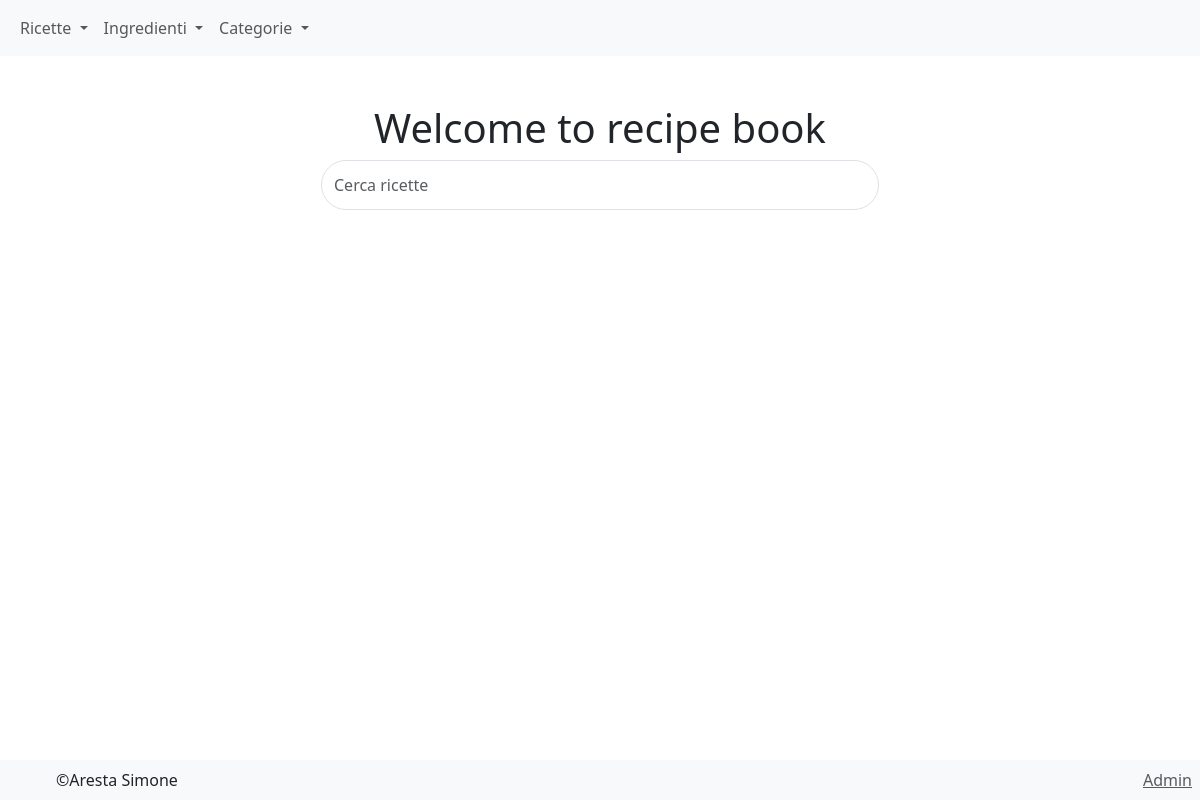
The app's page /, older data.
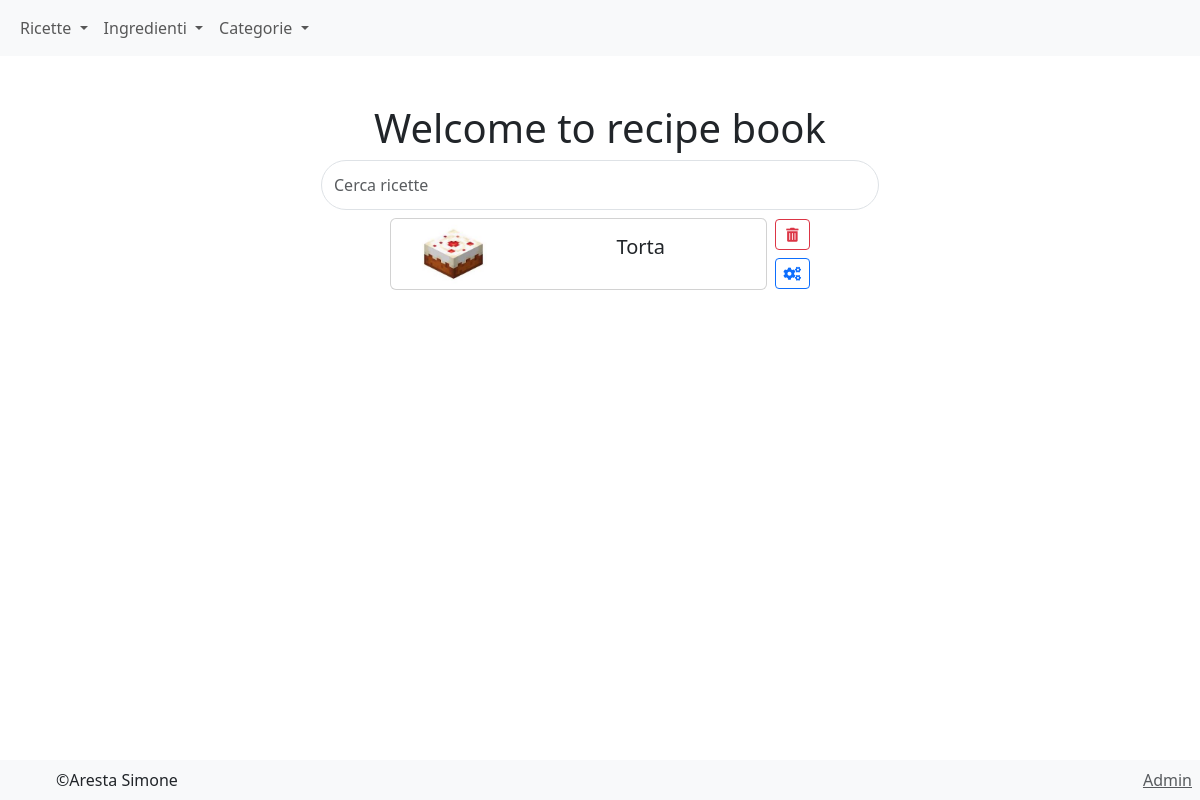
The same page, newer data.
### recipe/models.py (models this page shows, shortened)
class Recipe(models.Model):
    name = models.CharField(max_length=255)
    category = models.ForeignKey(Category, on_delete=models.CASCADE)
    preparation = models.TextField()
    image = models.ImageField(upload_to=product_image_path, blank=True, null=True)
    DIFFICULTIES = [
        ('easy', 'Facile'),
        ('medium', 'Media'),
        ('hard', 'Difficile'),
    ]
    COSTS = [
        ('low', 'Basso'),
        ('medium', 'Medio'),
        ('high', 'Alto'),
    ]
    difficult = models.CharField(max_length=255, choices=DIFFICULTIES)
    time_preparation = models.IntegerField(default=0) # Time of preparation in minutes
    cooking = models.IntegerField(default=0) # Time of cooking in minutes
    servings = models.IntegerField(default=0) # Number of servings
    cost = models.CharField(max_length=255, choices=COSTS) # Cost of the recipe
    date = models.DateTimeField(auto_now_add=True, editable=False, null=True)

### pages/views.py (the view)
# urls.py: path('', views.home_page, name='home_page'),
def home_page(request):
    recipes = Recipe.objects.all()
    return render(request, 'pages/home_page.html', {'recipes': recipes})

### pages/templates/pages/home_page.html (shortened to what this page needs)
{% extends 'base.html' %}
{% load static %}
{% block content %}
    {% block navbar %}
        <nav class="navbar navbar-expand-lg navbar-light bg-light">
            <div class="container-fluid">
                <ul class="navbar-nav">
                    <li class="nav-item dropdown">
                        <a class="nav-link dropdown-toggle" href="#" id="recipesDropdown" role="button" data-bs-toggle="dropdown" aria-expanded="false">
                            Ricette
                        </a>
                    </li>
                    <li class="nav-item dropdown">
                        <a class="nav-link dropdown-toggle" href="#" id="ingredientsDropdown" role="button" data-bs-toggle="dropdown" aria-expanded="false">
                            Ingredienti
                        </a>
                    </li>
                    <li class="nav-item dropdown">
                        <a class="nav-link dropdown-toggle" href="#" id="categoriesDropdown" role="button" data-bs-toggle="dropdown" aria-expanded="false">
                            Categorie
                        </a>
                    </li>
                </ul>
            </div>
        </nav>
    {% endblock %}
    <div class="container text-center mt-5">
        <h1>Welcome to recipe book</h1>
        <input class="form-control rounded-pill mx-auto" id="searchInput" style="width: 50%; height: 50px;" type="search" placeholder="Cerca ricette" aria-label="Search">
        {% for recipe in recipes %}
            <div class="d-flex justify-content-center mb-3 recipe-container">
                <div class="card my-2 rounded" style="flex:0.35;">
                    <div class="row g-0">
                        <div class="col-md-4 image-container">
                            <img src="{{ recipe.image.url }}" class="img-fluid rounded-start" alt="img" style="object-fit: contain; max-height: 70px">
                        </div>
                        <div class="col-md-8">
                            <div class="card-body">
                                <h5 class="card-title">{{ recipe.name }}</h5>
                            </div>
                        </div>
                    </div>
                </div>
                <div class="d-flex flex-column justify-content-center ms-2">
                    <a href="{% url 'recipe:delete_recipe' recipe.pk %}" class="btn btn-outline-danger btn-sm mb-2">
                        <i class="fas fa-trash-alt"></i>
                    </a>
                    <a href="" class="btn btn-outline-primary btn-sm">
                        <i class="fas fa-cogs"></i>
                    </a>
                </div>
            </div>
        {% endfor %}
    </div>
    {% include 'footer.html' %}
{% endblock %}

Row changes from the older to the newer data that the page shows:
added Recipe: image (picture), name "Torta"
